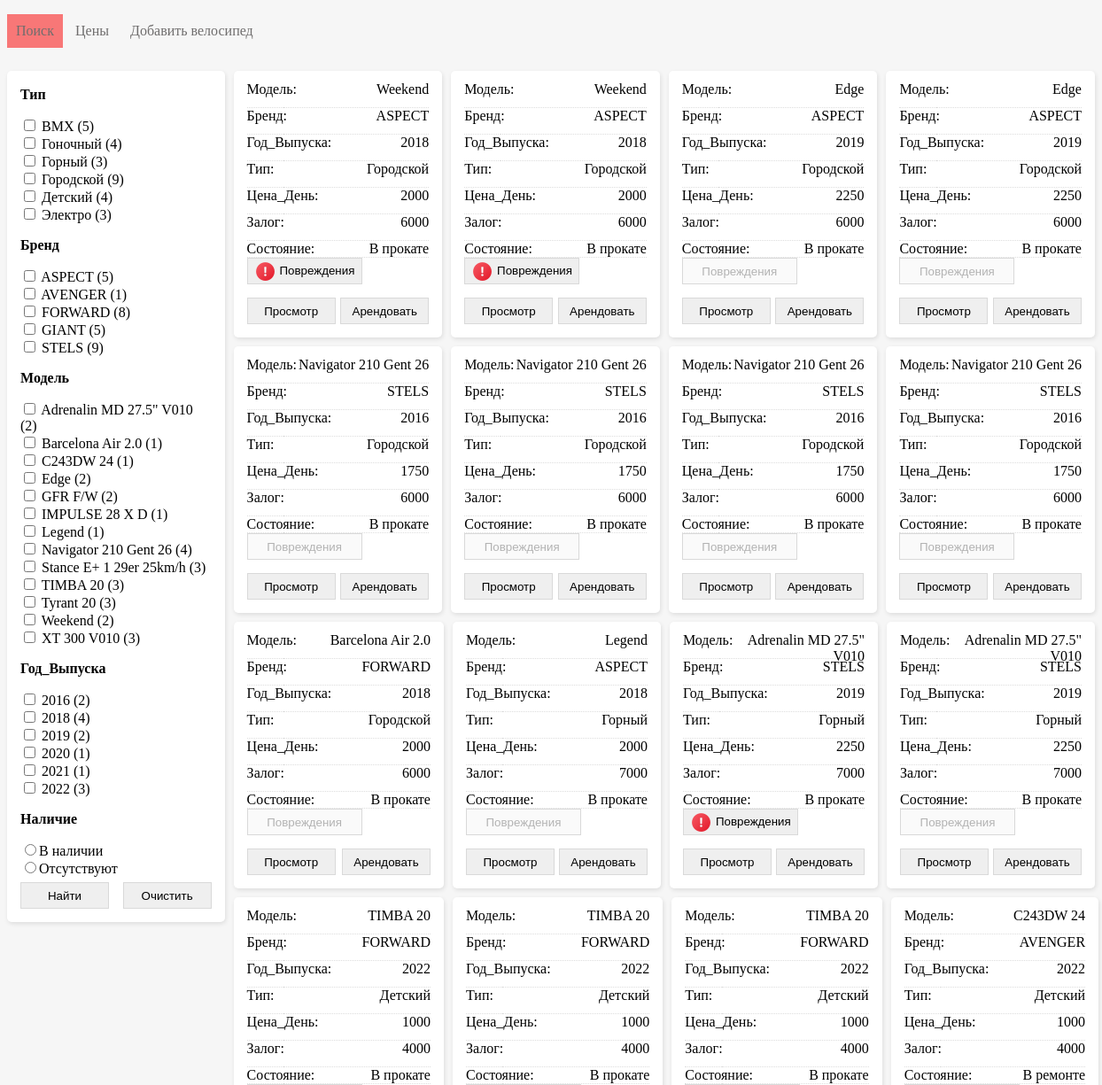
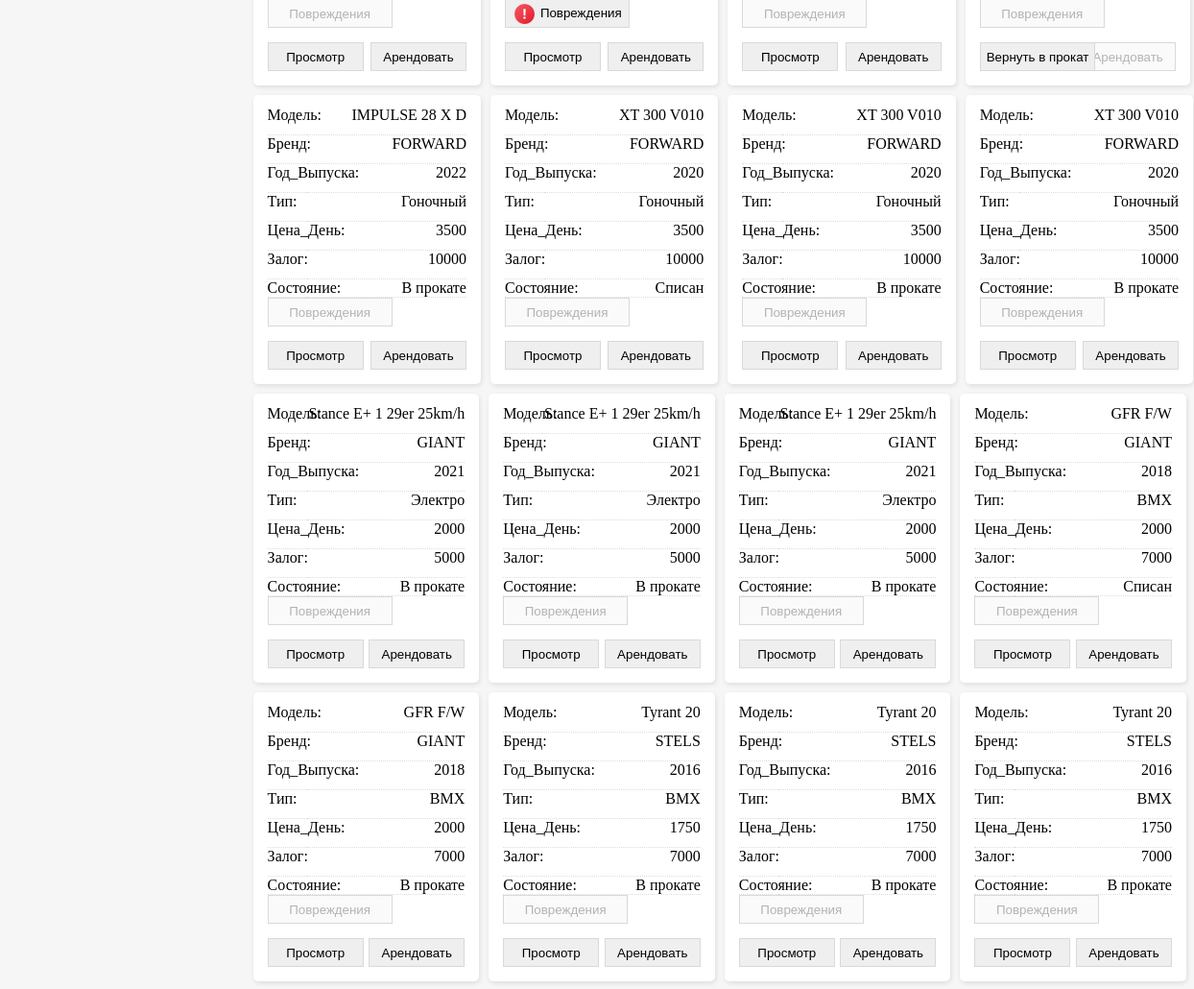
The page / on the database its author committed (2 pictures, top to bottom).
### tables this page shows
CREATE TABLE TypeBicycle(
    id_type INTEGER PRIMARY KEY AUTOINCREMENT,
    type_name VARCHAR(45),
    price_type INTEGER,
    pledge INTEGER
);

CREATE TABLE BrandBicycle(
    id_brand INTEGER PRIMARY KEY AUTOINCREMENT,
    brand_name VARCHAR(45),
    id_type INT, 
        FOREIGN KEY (id_type) REFERENCES TypeBicycle (id_type) ON DELETE CASCADE
);

CREATE TABLE ModelBicycle(
    id_model INTEGER PRIMARY KEY AUTOINCREMENT,
    name_model VARCHAR(45),
    release_year INTEGER,
    id_brand INTEGER NOT NULL,  
        FOREIGN KEY (id_brand) REFERENCES BrandBicycle (id_brand) ON DELETE CASCADE
);

CREATE TABLE bike (id_bike INTEGER PRIMARY KEY AUTOINCREMENT, year_issue DATE, id_model INTEGER, condition TEXT (45), FOREIGN KEY (id_model) REFERENCES ModelBicycle (id_model) ON DELETE CASCADE);

### controllers/index.py (the view, shortened to what this page needs)
@app.route('/', methods=['get', 'post'])
def index():
    conn = get_db_connection()
    current_date = datetime.now().date()
    count_plus = 0
    list_dmg = []
    list_num = []
    list_dmg1 = []
    list_num1 = []
    itogo_dmg = 0
    itogo = 0
    df_table = pd.DataFrame([
                       [1, 'В наличии', 'get_tabl3'],
                       [2, 'Отсутствуют', 'get_tabl5']],
                      columns=['id', 'name', 'text'])
    if request.values.get('id_bike'):
        id_bike=(request.values.get('id_bike'))
    else:
        id_bike=-1
    if request.values.get('id_to_repair'):
        bike_to_repair(conn,request.values.get('id_to_repair'))
    if request.values.get('id_bike_from_repair'):
        bike_from_repair(conn, request.values.get('id_bike_from_repair'))
    if request.values.get('id_to_kill'):
        bike_to_kill(conn,request.values.get('id_to_kill'))
    if request.values.get('id_bike_return'):
        id_bike=(request.values.get('id_bike_return'))
    if request.form.get('clear'):
        models=[]
        brands=[]
        types=[]
        years=[]
        table='get_tabl4'
    else:
        models=request.form.getlist('Модель')
        brands=request.form.getlist('Бренд')
        types=request.form.getlist('Тип')
        years=request.form.getlist('Год_Выпуска')
        table = request.form.get('Наличие')
        for i in range(len(years)):
            years[i] = int(years[i])
    if request.values.get('idbike_rental'):
        get_bicycle_rental = request.values.get('idbike_rental')
    if request.values.get('date_issue_add'):
        add_bicycle(conn,request.values.get('date_issue_add'),request.values.get('model_name_add'))
    df_date_issue = get_date_i(conn, id_bike)
    if request.values.get('id_bike_view_dmg'):
        view_dmg_id = request.values.get('id_bike_view_dmg')
        df_one_day_price = get_one_day_price(conn, view_dmg_id)
    else:
        view_dmg_id = -1
        df_one_day_price = get_one_day_price(conn, id_bike)
    df_pledge = get_pledge(conn, id_bike)
    df_pay_day = get_pay_day(conn, id_bike)
    df_damage = get_damage(conn)
    df_one_bike = get_one_bike(conn, id_bike)
    df_dmg_bike = get_dmg_for_bike(conn)
    df_get_one_dmg = get_one_dmg(conn,id_bike)
    df_get_all_dmg_price = get_all_dmg_price(conn,id_bike)
    df_dmg = df_dmg_bike['id_bike'].tolist()
    df_bicycle_rental = get_bike_rental(conn, id_bike)
    df_info = get_info(conn, id_bike)
    df_client = get_client(conn)
    df_bicycle_list = get_bicycle_list(conn, models, brands, types, years, table)
    df_type = get_type(conn)
    df_brand = get_brand(conn)
    df_model = get_model(conn)
    df_year = get_year(conn)
    df_rent_bike = get_rent_bike(conn)
    df = df_rent_bike['id_b'].tolist()
    date_return = request.values.get('date_return')
    for index, row in df_bicycle_list.iterrows():
        if (4 >= int(current_date.year)-int(row['Год_Выпуска']) > 3):
            df_bicycle_list['Цена_День'][index]= row['Цена_День'] * 0.9
        elif (5>=int(current_date.year)-int(row['Год_Выпуска']) > 4):
            df_bicycle_list['Цена_День'][index] = row['Цена_День'] * 0.8
        elif (int(current_date.year)-int(row['Год_Выпуска']) > 5):
            df_bicycle_list['Цена_День'][index] = row['Цена_День'] * 0.7
    html = render_template(
        'index.html',
    bicycle_list = df_bicycle_list,
    list_df = [df_type, df_brand, df_model, df_year,df_table],
    sections = ['Тип','Бренд','Модель','Год_Выпуска','Наличие'],
    list_choices = [types, brands, models, years, table],
    rent_bike = df,
    info = df_info,
    client = df_client,
    id_bike = id_bike,
    damage = df_damage,
    count_plus = count_plus,
    get_bike = df_one_bike,
    list_dmg = list_dmg,
    list_num = list_num,
    clien = df_client,
    dmg_for_bike = df_dmg_bike,
    dmg_check = df_dmg,
    get_one_dmg = df_get_one_dmg,
    df_bicycle_rental = df_bicycle_rental,
    date_ret = date_return,
    date_issue = df_date_issue,
    pay_day = df_pay_day,
    pledge = df_pledge,
    itogo = itogo,
    view_dmg_id = view_dmg_id,
    get_all_dmg_price = df_get_all_dmg_price,
    one_day_price = df_one_day_price,
    len=len,
    str = str,
    zip = zip)
    return html

### models/index_model.py (called while the page is built)
def get_one_day_price(conn,id_bike):
    return pd.read_sql('''
        SELECT price_type FROM TypeBicycle
        JOIN BrandBicycle USING (id_type)
        JOIN ModelBicycle USING (id_brand)
        JOIN bike USING (id_model)
        WHERE id_bike=:id_bike
    ''',conn,params={"id_bike":id_bike})

def get_all_dmg_price(conn,id_bike):
    return pd.read_sql('''
        SELECT SUM(damage_sum) AS Общая_сумма FROM bike_rental
        JOIN rental_journal USING (idbike_rental)
        WHERE id_bike=:id_bike
    ''', conn, params={"id_bike": id_bike})

def get_pledge(conn,id_b):
    return pd.read_sql('''
        SELECT pledge FROM bike_rental
        JOIN client USING (id_client)
        JOIN bike USING (id_bike)
        JOIN ModelBicycle USING (id_model)
        JOIN BrandBicycle USING (id_brand)
        JOIN TypeBicycle USING (id_type)
        WHERE bike.id_model=ModelBicycle.id_model AND id_bike=:id_b AND date_return IS NULL;
    ''', conn, params={"id_b": id_b})

def get_pay_day(conn,id_b):
    return pd.read_sql('''
        SELECT price_type, release_year AS Год_Выпуска FROM bike_rental
        JOIN client USING (id_client)
        JOIN bike USING (id_bike)
        JOIN ModelBicycle USING (id_model)
        JOIN BrandBicycle USING (id_brand)
        JOIN TypeBicycle USING (id_type)
        WHERE bike.id_model=ModelBicycle.id_model AND id_bike=:id_b AND date_return IS NULL;
    ''', conn, params={"id_b": id_b})

def get_date_i(conn,id_b):
    return pd.read_sql('''
        SELECT date_issue FROM bike_rental
        JOIN client USING (id_client)
        JOIN bike USING (id_bike)
        JOIN ModelBicycle USING (id_model)
        JOIN BrandBicycle USING (id_brand)
        JOIN TypeBicycle USING (id_type)
        WHERE bike.id_model=ModelBicycle.id_model AND id_bike=:id_b AND date_return IS NULL;
    ''', conn, params={"id_b": id_b})

def get_bike_rental(conn,id_bike):
    return pd.read_sql('''
        SELECT idbike_rental FROM bike_rental
        WHERE id_bike=:id_bike AND date_return IS NULL
    ''',conn,params={"id_bike":id_bike})

def get_one_dmg(conn,id_bike):
    return pd.read_sql('''
        SELECT id_bike,description AS Описание,damage_sum AS Сумма_ущерба,date_issue AS Дата_выдачи,date_return AS Дата_Возврата FROM bike_rental
        JOIN rental_journal USING (idbike_rental)
        WHERE id_bike=:id_bike
    ''', conn,params={"id_bike":id_bike})

def get_client(conn):
    return pd.read_sql('''
        SELECT id_client,full_name FROM client;
    ''',conn)

### templates/index.html (shortened to what this page needs)
<!DOCTYPE html>
<html xmlns="http://www.w3.org/1999/html">
<head>
    <link rel="stylesheet" type="text/css" href="/static/CSS/style.css" />
    {% import "macros.html" as macros %}
</head>
<body>
<div class=menu>
     <ul>
         <li class = active><a href={{url_for("index")}}>Поиск</a></li>
         <li><a href={{url_for("price")}}>Цены</a></li>
         <li><a href={{url_for("addbicycle")}}>Добавить велосипед</a></li>
     </ul>
 </div>
<div class="wall_class">
    <div class="side_block">
        <form action="{{url_for('index')}}" method="post">
            {% for df, name_df, view in zip(list_df,sections,list_choices) %}
            {{ macros.render_side(df,name_df,view,len) }}
            {% endfor %}
            <p class="form_button">
               <input class="btn1" type="submit" value="Найти">
               <input class="btn2" type="submit" name="clear" value="Очистить">
            </p>
        </form>
    </div>
    <div class="center_block">
        {{macros.render_wall(bicycle_list,rent_bike,len,dmg_check,dmg_for_bike,get_one_dmg,df_bicycle_rental,view_dmg_id,get_all_dmg_price,one_day_price)}}
        </div>
</div>
</body>
</html>

### templates/macros.html (shortened to what this page needs)
{% macro render_wall_block(i,relation,check_rent,len,dmg_for_bike,dmg_df,get_one_dmg,df_br,view_dmg_id,get_all_dmg_price,one_day_price) %}
    {% if i in relation.index %}
        <div class="wall_block">
            <div class="text_block">
                {% for name in relation.dtypes.index %}
                    {% if name != "id_bike" %}
                        {% if name == "Состояние" and relation.loc[i,name] == "" %}
                            <div class="text_block_name">{{name}}:</div><div class="text_block_value"> В прокате</div>
                        {% else %}
                        <div class="text_block_name">{{name}}:</div><div class="text_block_value"> {{relation.loc[i,name]}}</div>
                        {% endif %}
                    {% endif %}
                {% endfor %}
                {% if relation.loc[i,'id_bike'] in dmg_for_bike %}
                <form action="#show_damage">
                <button class="btn_damage"><img src="/static/images/icon.png" alt="Зонтик"
                                 style="vertical-align: middle">  Повреждения</button>
                    </form>
                {% else %}
                <button disabled class="btn_damage">Повреждения</button>
                {% endif %}
            </div>
        <div class="form_button">
            {% if relation.loc[i,'Состояние'] == "В ремонте" %}
                <form action="#zatemnenie_rent" method="get">
                    <input type="submit" class="btn2" disabled value="Арендовать">
                </form>
                <form action="{{ url_for('index') }}" method="get">
                    <input type="submit" class="btn1"  value="Вернуть в прокат">
                </form>
            {% else %}
                {% if relation.loc[i,'id_bike'] in check_rent %}
                <form action="#zatemnenie_return" method="get">
                    <input hidden type="text" name=id_bike_return value="{{ relation.loc[i,'id_bike'] }}">
                    <input type="submit" class="btn1" value="Сдать">
                </form>
                <form action="#zatemnenie_rent" method="get">
                        <input type="submit" class="btn2" disabled value="Арендовать">
                    <input hidden type="text" name=id_bike value="{{ relation.loc[i,'id_bike'] }}">
                </form>
                {% else %}
                <form action="#zatemnenie" method="get">
                    <input type="submit" class="btn1" value="Просмотр">
                </form>
                <form action="#zatemnenie_rent" method="get">
                        <input type="submit" class="btn2" value="Арендовать">
                </form>
                {% endif %}
            {% endif %}
        </div>
        </div>
    {% endif %}
{% endmacro %}
{% macro render_wall(relation,check_rent,len,dmg_for_bike,dmg_df,get_one_dmg,df_br,view_dmg_id,get_all_dmg_price,one_day_price) %}
{% set n = len(relation) %}
    {% for i in range(0,n,4) %}
            <div class="wall_line">
                {{ render_wall_block(i,relation,check_rent,len,dmg_for_bike,dmg_df,get_one_dmg,df_br,view_dmg_id,get_all_dmg_price,one_day_price) }}
                {{ render_wall_block(i+1,relation,check_rent,len,dmg_for_bike,dmg_df,get_one_dmg,df_br,view_dmg_id,get_all_dmg_price,one_day_price) }}
                {{ render_wall_block(i+2,relation,check_rent,len,dmg_for_bike,dmg_df,get_one_dmg,df_br,view_dmg_id,get_all_dmg_price,one_day_price) }}
                {{ render_wall_block(i+3,relation,check_rent,len,dmg_for_bike,dmg_df,get_one_dmg,df_br,view_dmg_id,get_all_dmg_price,one_day_price) }}
            </div>
    {% endfor %}
{% endmacro %}
{% macro render_side(relation,title,choice,len) %}
     <div class="side">
        <p><b>{{title}}</b></p>
        {% set n = len(relation) %}
         {% if title == "Наличие" %}
                <div>
                <input type="radio" name="Наличие"
                       {% set value=relation.loc[1,'text'] %}
                           value="{{ value }}"
                    >В наличии
                <div><input type="radio" name="Наличие"
                            {% set value=relation.loc[0,'text'] %}
                           value="{{ value }}"
                    >Отсутствуют</div>
            </div>
         {% else %}
         {% for i in range(n) %}
                <div>
                    <input type="checkbox" name={{title}}
                           {% set value=relation.loc[i,'Название'] %}
                           value="{{ value }}"
                    >
                    {{value}} ({{relation.loc[i,'Количество']}})
                 </div>
        {% endfor %}
         {% endif %}
     </div>
{% endmacro %}

### static/CSS/style.css (style rules this page uses)
.menu li { display: inline-block; vertical-align: top; padding: 10px; color: #6f6d6d; }
.menu a { text-decoration: none; color: #6f6d6d; }
.menu ul { padding: 0px; }
.active { background-color: #f87777; color: #f8f8f8; }
.wall_block { width:25%; height:15%; border-radius:5px; background-color:#ffffff; text-align:left; margin-left:10px; padding:2px 15px 35px 15px; box-shadow: 1px 2px 5px rgba(0, 0, 0, 0.1) }
.wall_line { text-align:center; display: flex; flex-direction: row; margin-top:10px; }
.form_button { position: relative; bottom:10px; }
.btn1 { position:absolute; border: 1px solid #d9d9d9; height: 30px; min-width: 100px!important; }
.btn2 { position:absolute; right: 0px; border: 1px solid #d9d9d9; height: 30px; min-width: 100px!important; }
body { background-color:#f6f6f6; }
.wall_class { width:100%; display: flex; }
.side_block { margin-top:10px; height:100%; width:20%; border-radius:5px; background-color:#ffffff; padding:2px 15px 35px 15px; box-shadow: 1px 2px 5px rgba(0, 0, 0, 0.1) }
.center_block { width:80%; }
.text_block { margin-top:10px; margin-bottom:25px; display:grid; grid-template-columns: 20% 80%; grid-template-rows:repeat(6, 30px); }
.text_block_name { border-bottom: 1px dotted #ddd; }
.text_block_value { text-align:right; border-bottom: 1px dotted #ddd; }
.btn_damage { cursor:pointer; border: 1px solid #d9d9d9; height: 30px; min-width: 130px!important; }

### rows shown on the page
TypeBicycle: type_name "BMX", type_name "BMX" "BMX" "BMX" "BMX" "BMX"
TypeBicycle: type_name "Гоночный", type_name "Гоночный" "Гоночный" "Гоночный" "Гоночный"
TypeBicycle: type_name "Горный", type_name "Горный" "Горный" "Горный"
TypeBicycle: type_name "Городской", type_name "Городской" "Городской" "Городской" "Городской" "Городской" "Городской" "Городской" "Городской" "Городской"
TypeBicycle: type_name "Детский", type_name "Детский" "Детский" "Детский" "Детский"
TypeBicycle: type_name "Электро", type_name "Электро" "Электро" "Электро"
BrandBicycle: brand_name "ASPECT", brand_name "ASPECT" "ASPECT" "ASPECT" "ASPECT"
BrandBicycle: brand_name "AVENGER", brand_name "AVENGER"
BrandBicycle: brand_name "FORWARD", brand_name "FORWARD"
BrandBicycle: brand_name "GIANT", brand_name "GIANT" "GIANT" "GIANT"
BrandBicycle: brand_name "STELS", brand_name "STELS" "STELS" "STELS" "STELS"
ModelBicycle: name_model "Adrenalin MD 27.5\" V010", name_model "Adrenalin MD 27.5\" V010" "Adrenalin MD 27.5\" V010"
ModelBicycle: name_model "Barcelona Air 2.0", name_model "Barcelona Air 2.0"
ModelBicycle: name_model "C243DW 24", name_model "C243DW 24"
ModelBicycle: name_model "Edge", name_model "Edge" "Edge"
ModelBicycle: name_model "GFR F/W", name_model "GFR F/W" "GFR F/W"
ModelBicycle: name_model "IMPULSE 28 X D", name_model "IMPULSE 28 X D"
ModelBicycle: name_model "Legend", name_model "Legend"
ModelBicycle: name_model "Navigator 210 Gent 26", name_model "Navigator 210 Gent 26" "Navigator 210 Gent 26" "Navigator 210 Gent 26" "Navigator 210 Gent 26"
ModelBicycle: name_model "Stance E+ 1 29er 25km/h", name_model "Stance E+ 1 29er 25km/h" "Stance E+ 1 29er 25km/h" "Stance E+ 1 29er 25km/h"
ModelBicycle: name_model "TIMBA 20", name_model "TIMBA 20" "TIMBA 20" "TIMBA 20"
ModelBicycle: name_model "Tyrant 20", name_model "Tyrant 20" "Tyrant 20" "Tyrant 20"
ModelBicycle: name_model "Weekend", name_model "Weekend" "Weekend"
ModelBicycle: name_model "XT 300 V010", name_model "XT 300 V010" "XT 300 V010" "XT 300 V010"
BrandBicycle: brand_name "ASPECT"
BrandBicycle: brand_name "STELS" "STELS"
BrandBicycle: brand_name "FORWARD" "FORWARD" "FORWARD"
bike: condition "В ремонте"
BrandBicycle: brand_name "FORWARD" "FORWARD" "FORWARD" "FORWARD"
bike: condition "Списан"
BrandBicycle: brand_name "GIANT" "GIANT"
bike: condition "Списан"
BrandBicycle: brand_name "STELS" "STELS" "STELS"

### other values the page prints
{{ title }} "Тип" "Бренд" "Модель" "Год_Выпуска" "Наличие"
{{ relation.loc[i,'Количество'] }} "5" "4" "3" "9" "4" "3" "5" "1" "8" "5" "9" "2" "1" "1" "2" "2" "1" "1" "4" "3" "3" "3" "2" "3" "2" "4" "2" "1" "1" "3"
{{ value }} "2016" "2018" "2019" "2020" "2021" "2022"
{{ name }} "Модель" "Бренд" "Год_Выпуска" "Тип" "Цена_День" "Залог" "Модель" "Бренд" "Год_Выпуска" "Тип" "Цена_День" "Залог" "Модель" "Бренд" "Год_Выпуска" "Тип" "Цена_День" "Залог" "Модель" "Бренд" "Год_Выпуска" "Тип" "Цена_День" "Залог" "Модель" "Бренд" "Год_Выпуска" "Тип" "Цена_День" "Залог" "Модель" "Бренд" "Год_Выпуска" "Тип" "Цена_День" "Залог" "Модель" "Бренд" "Год_Выпуска" "Тип" "Цена_День" "Залог" "Модель" "Бренд" "Год_Выпуска" "Тип" "Цена_День" "Залог" "Модель" "Бренд" "Год_Выпуска" "Тип" "Цена_День" "Залог" "Модель" "Бренд" "Год_Выпуска" "Тип" "Цена_День" "Залог" "Модель" "Бренд" "Год_Выпуска" "Тип" "Цена_День" "Залог" "Модель" "Бренд" "Год_Выпуска" "Тип" "Цена_День" "Залог" "Модель" "Бренд" "Год_Выпуска" "Тип" "Цена_День" "Залог" "Модель" "Бренд" "Год_Выпуска" "Тип" "Цена_День" "Залог" "Модель" "Бренд" "Год_Выпуска" "Тип" "Цена_День" "Залог" "Модель" "Бренд" "Год_Выпуска" "Тип" "Цена_День" "Залог" "Состояние" "Модель" "Бренд" "Год_Выпуска" "Тип" "Цена_День" "Залог" "Модель" "Бренд" "Год_Выпуска" "Тип" "Цена_День" "Залог" "Состояние" "Модель" "Бренд" "Год_Выпуска" "Тип" "Цена_День" "Залог" "Модель" "Бренд" "Год_Выпуска" "Тип" "Цена_День" "Залог" "Модель" "Бренд" "Год_Выпуска" "Тип" "Цена_День" "Залог" "Модель" "Бренд" "Год_Выпуска" "Тип" "Цена_День" "Залог" "Модель" "Бренд" "Год_Выпуска" "Тип" "Цена_День" "Залог" "Модель" "Бренд" "Год_Выпуска" "Тип" "Цена_День" "Залог" "Состояние" "Модель" "Бренд" "Год_Выпуска" "Тип" "Цена_День" "Залог" "Модель" "Бренд" "Год_Выпуска" "Тип" "Цена_День" "Залог" "Модель" "Бренд" "Год_Выпуска" "Тип" "Цена_День" "Залог" "Модель" "Бренд" "Год_Выпуска" "Тип" "Цена_День" "Залог"
{{ relation.loc[i,name] }} "2018" "2000" "6000" "2018" "2000" "6000" "2019" "2250" "6000" "2019" "2250" "6000" "2016" "1750" "6000" "2016" "1750" "6000" "2016" "1750" "6000" "2016" "1750" "6000" "2018" "2000" "6000" "2018" "2000" "7000" "2019" "2250" "7000" "2019" "2250" "7000" "2022" "1000" "4000" "2022" "1000" "4000" "2022" "1000" "4000" "2022" "1000" "4000" "2022" "3500" "10000" "2020" "3500" "10000" "2020" "3500" "10000" "2020" "3500" "10000" "2021" "2000" "5000" "2021" "2000" "5000" "2021" "2000" "5000" "2018" "2000" "7000" "2018" "2000" "7000" "2016" "1750" "7000" "2016" "1750" "7000" "2016" "1750" "7000"
{{ name }} "Состояние" "Состояние" "Состояние" "Состояние" "Состояние" "Состояние" "Состояние" "Состояние" "Состояние" "Состояние" "Состояние" "Состояние" "Состояние" "Состояние" "Состояние" "Состояние" "Состояние" "Состояние" "Состояние" "Состояние" "Состояние" "Состояние" "Состояние" "Состояние" "Состояние"
